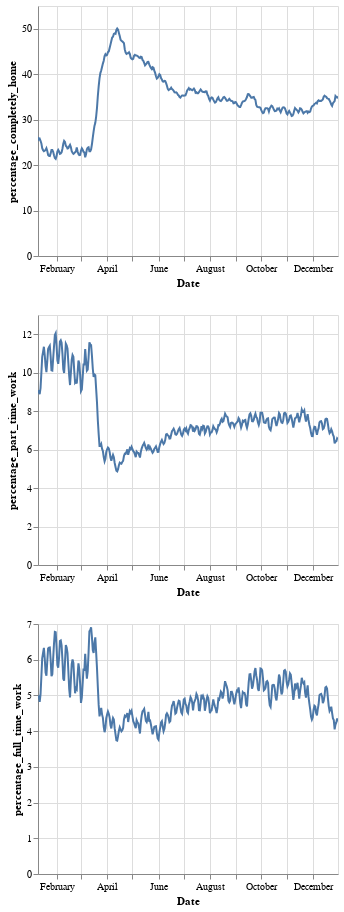

Notebook cell for this chart:
### Code cell
#Visualising mobility

title = '{} {}'.format(city,year)
alt.Chart(grouped_rolling.reset_index()).mark_line().encode(
    x=alt.X('date', title='Date'),
    y=alt.Y(alt.repeat('row'), type='quantitative')
).properties(
    width=300,
    height=250
).repeat(
    row=['percentage_completely_home','percentage_part_time_work','percentage_full_time_work']
).interactive()

### Figure 1 — Vega-Lite specification as saved in the notebook (floating-point values rounded to 4 significant figures; data arrays with more than 128 entries replaced by an {"elided": "..."} marker saying what was removed)
{"config": {"view": {"continuousWidth": 400, "continuousHeight": 300}}, "repeat": {"row": ["percentage_completely_home", "percentage_part_time_work", "percentage_full_time_work"]}, "spec": {"data": {"name": "data-84c1b31825f8a1bcda9e2b83f00b3b83"}, "mark": "line", "encoding": {"x": {"type": "temporal", "field": "date", "title": "Date"}, "y": {"type": "quantitative", "field": {"repeat": "row"}}}, "height": 250, "selection": {"selector004": {"type": "interval", "bind": "scales", "encodings": ["x", "y"]}}, "width": 300}, "$schema": "https://vega.github.io/schema/vega-lite/v4.8.1.json", "datasets": {"data-84c1b31825f8a1bcda9e2b83f00b3b83": {"elided": "357 records"}}}
